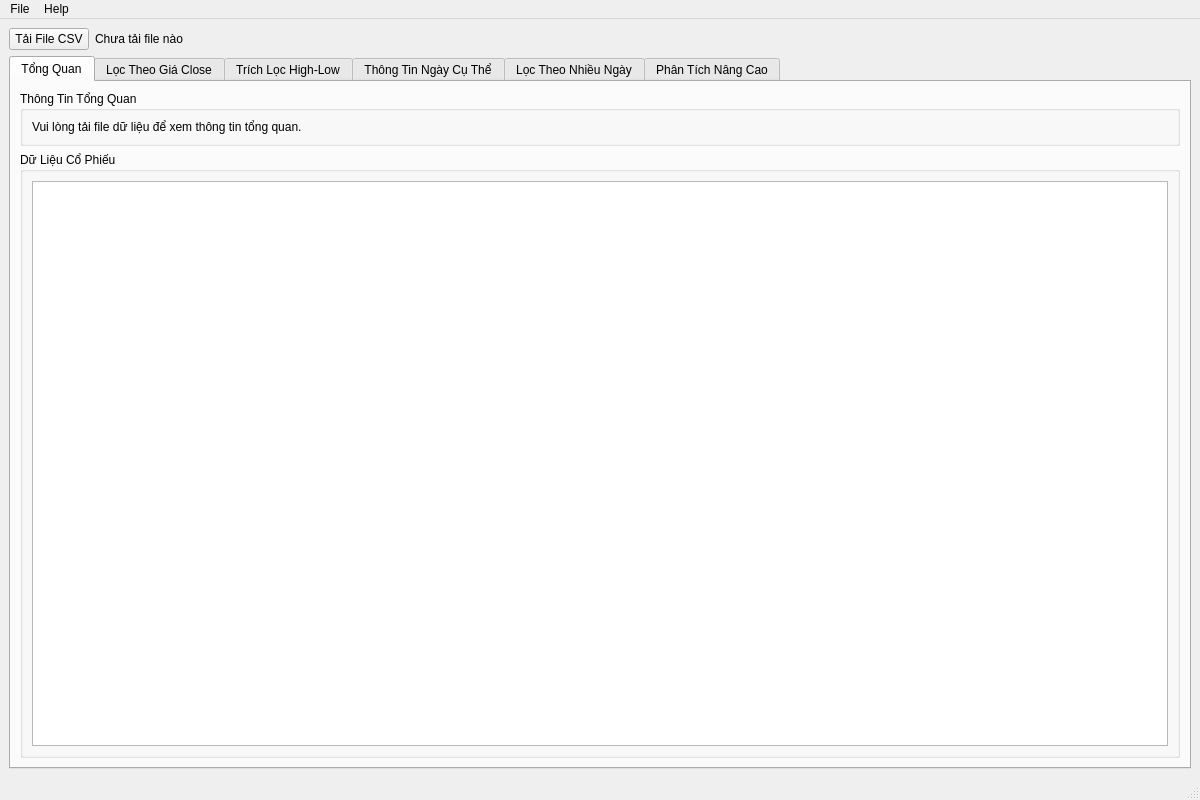
<?xml version="1.0" encoding="UTF-8"?>
<ui version="4.0">
 <class>MainWindow</class>
 <widget class="QMainWindow" name="MainWindow">
  <property name="geometry">
   <rect>
    <x>0</x>
    <y>0</y>
    <width>1200</width>
    <height>800</height>
   </rect>
  </property>
  <property name="windowTitle">
   <string>Phân Tích Dữ Liệu Cổ Phiếu</string>
  </property>
  <widget class="QWidget" name="centralwidget">
   <layout class="QVBoxLayout" name="verticalLayout">
    <item>
     <layout class="QHBoxLayout" name="horizontalLayout">
      <item>
       <widget class="QPushButton" name="loadButton">
        <property name="text">
         <string>Tải File CSV</string>
        </property>
       </widget>
      </item>
      <item>
       <widget class="QLabel" name="fileLabel">
        <property name="text">
         <string>Chưa tải file nào</string>
        </property>
       </widget>
      </item>
      <item>
       <spacer name="horizontalSpacer">
        <property name="orientation">
         <enum>Qt::Horizontal</enum>
        </property>
        <property name="sizeHint" stdset="0">
         <size>
          <width>40</width>
          <height>20</height>
         </size>
        </property>
       </spacer>
      </item>
     </layout>
    </item>
    <item>
     <widget class="QTabWidget" name="tabWidget">
      <property name="currentIndex">
       <number>0</number>
      </property>
      <widget class="QWidget" name="overviewTab">
       <attribute name="title">
        <string>Tổng Quan</string>
       </attribute>
       <layout class="QVBoxLayout" name="verticalLayout_2">
        <item>
         <widget class="QGroupBox" name="infoGroupBox">
          <property name="title">
           <string>Thông Tin Tổng Quan</string>
          </property>
          <layout class="QVBoxLayout" name="verticalLayout_3">
           <item>
            <widget class="QLabel" name="statsLabel">
             <property name="text">
              <string>Vui lòng tải file dữ liệu để xem thông tin tổng quan.</string>
             </property>
             <property name="alignment">
              <set>Qt::AlignLeading|Qt::AlignLeft|Qt::AlignTop</set>
             </property>
            </widget>
           </item>
          </layout>
         </widget>
        </item>
        <item>
         <widget class="QGroupBox" name="dataGroupBox">
          <property name="title">
           <string>Dữ Liệu Cổ Phiếu</string>
          </property>
          <layout class="QVBoxLayout" name="verticalLayout_4">
           <item>
            <widget class="QTableView" name="tableView"/>
           </item>
          </layout>
         </widget>
        </item>
       </layout>
      </widget>
      <widget class="QWidget" name="filterCloseTab">
       <attribute name="title">
        <string>Lọc Theo Giá Close</string>
       </attribute>
       <layout class="QVBoxLayout" name="verticalLayout_5">
        <item>
         <layout class="QHBoxLayout" name="horizontalLayout_2">
          <item>
           <widget class="QLabel" name="label">
            <property name="text">
             <string>Giá Close từ:</string>
            </property>
           </widget>
          </item>
          <item>
           <widget class="QLineEdit" name="minCloseInput"/>
          </item>
          <item>
           <widget class="QLabel" name="label_2">
            <property name="text">
             <string>đến</string>
            </property>
           </widget>
          </item>
          <item>
           <widget class="QLineEdit" name="maxCloseInput"/>
          </item>
          <item>
           <widget class="QPushButton" name="filterCloseButton">
            <property name="text">
             <string>Lọc Dữ Liệu</string>
            </property>
           </widget>
          </item>
         </layout>
        </item>
        <item>
         <widget class="QGroupBox" name="resultGroupBox">
          <property name="title">
           <string>Kết Quả Lọc</string>
          </property>
          <layout class="QVBoxLayout" name="verticalLayout_6">
           <item>
            <widget class="QTableView" name="filterCloseTable"/>
           </item>
           <item>
            <widget class="QLabel" name="filterCloseStats">
             <property name="text">
              <string>Chưa có dữ liệu</string>
             </property>
            </widget>
           </item>
          </layout>
         </widget>
        </item>
       </layout>
      </widget>
      <widget class="QWidget" name="filterHighLowTab">
       <attribute name="title">
        <string>Trích Lọc High-Low</string>
       </attribute>
       <layout class="QVBoxLayout" name="verticalLayout_7">
        <item>
         <layout class="QHBoxLayout" name="horizontalLayout_3">
          <item>
           <widget class="QLabel" name="label_3">
            <property name="text">
             <string>Giá Low từ:</string>
            </property>
           </widget>
          </item>
          <item>
           <widget class="QLineEdit" name="minLowInput"/>
          </item>
          <item>
           <widget class="QLabel" name="label_4">
            <property name="text">
             <string>đến</string>
            </property>
           </widget>
          </item>
          <item>
           <widget class="QLineEdit" name="maxLowInput"/>
          </item>
          <item>
           <widget class="QPushButton" name="filterLowButton">
            <property name="text">
             <string>Trích Lọc Dữ Liệu</string>
            </property>
           </widget>
          </item>
         </layout>
        </item>
        <item>
         <widget class="QGroupBox" name="resultGroupBox_2">
          <property name="title">
           <string>Kết Quả Trích Lọc</string>
          </property>
          <layout class="QVBoxLayout" name="verticalLayout_8">
           <item>
            <widget class="QTableView" name="filterLowTable"/>
           </item>
           <item>
            <widget class="QLabel" name="filterLowStats">
             <property name="text">
              <string>Chưa có dữ liệu</string>
             </property>
            </widget>
           </item>
          </layout>
         </widget>
        </item>
       </layout>
      </widget>
      <widget class="QWidget" name="specificDateTab">
       <attribute name="title">
        <string>Thông Tin Ngày Cụ Thể</string>
       </attribute>
       <layout class="QVBoxLayout" name="verticalLayout_9">
        <item>
         <layout class="QHBoxLayout" name="horizontalLayout_4">
          <item>
           <widget class="QLabel" name="label_5">
            <property name="text">
             <string>Ngày giao dịch (YYYY-MM-DD):</string>
            </property>
           </widget>
          </item>
          <item>
           <widget class="QLineEdit" name="dateInput"/>
          </item>
          <item>
           <widget class="QPushButton" name="searchDateButton">
            <property name="text">
             <string>Tìm Kiếm</string>
            </property>
           </widget>
          </item>
         </layout>
        </item>
        <item>
         <widget class="QGroupBox" name="resultGroupBox_3">
          <property name="title">
           <string>Thông Tin Giao Dịch</string>
          </property>
          <layout class="QVBoxLayout" name="verticalLayout_10">
           <item>
            <widget class="QTableView" name="dateInfoTable"/>
           </item>
          </layout>
         </widget>
        </item>
       </layout>
      </widget>
      <widget class="QWidget" name="multiDateTab">
       <attribute name="title">
        <string>Lọc Theo Nhiều Ngày</string>
       </attribute>
       <layout class="QVBoxLayout" name="verticalLayout_11">
        <item>
         <layout class="QVBoxLayout" name="verticalLayout_12">
          <item>
           <widget class="QLabel" name="label_6">
            <property name="text">
             <string>Nhập danh sách các ngày (YYYY-MM-DD), cách nhau bằng dấu phẩy:</string>
            </property>
           </widget>
          </item>
          <item>
           <widget class="QLineEdit" name="datesInput"/>
          </item>
          <item>
           <widget class="QPushButton" name="searchDatesButton">
            <property name="text">
             <string>Tìm Kiếm</string>
            </property>
           </widget>
          </item>
         </layout>
        </item>
        <item>
         <widget class="QGroupBox" name="resultGroupBox_4">
          <property name="title">
           <string>Kết Quả Tìm Kiếm</string>
          </property>
          <layout class="QVBoxLayout" name="verticalLayout_13">
           <item>
            <widget class="QTableView" name="multiDateTable"/>
           </item>
           <item>
            <widget class="QLabel" name="multiDateStats">
             <property name="text">
              <string>Chưa có dữ liệu</string>
             </property>
            </widget>
           </item>
          </layout>
         </widget>
        </item>
       </layout>
      </widget>
      <widget class="QWidget" name="advancedTab">
       <attribute name="title">
        <string>Phân Tích Nâng Cao</string>
       </attribute>
       <layout class="QVBoxLayout" name="verticalLayout_14">
        <item>
         <layout class="QHBoxLayout" name="horizontalLayout_5">
          <item>
           <widget class="QLabel" name="label_7">
            <property name="text">
             <string>Loại biểu đồ:</string>
            </property>
           </widget>
          </item>
          <item>
           <widget class="QComboBox" name="chartTypeCombo">
            <item>
             <property name="text">
              <string>Line Chart</string>
             </property>
            </item>
            <item>
             <property name="text">
              <string>Candlestick Chart</string>
             </property>
            </item>
            <item>
             <property name="text">
              <string>Volume Chart</string>
             </property>
            </item>
            <item>
             <property name="text">
              <string>Moving Average</string>
             </property>
            </item>
           </widget>
          </item>
          <item>
           <widget class="QPushButton" name="generateChartButton">
            <property name="text">
             <string>Tạo Biểu Đồ</string>
            </property>
           </widget>
          </item>
         </layout>
        </item>
        <item>
         <widget class="QGroupBox" name="chartGroupBox">
          <property name="title">
           <string>Biểu Đồ</string>
          </property>
          <layout class="QVBoxLayout" name="chartLayout"/>
         </widget>
        </item>
       </layout>
      </widget>
     </widget>
    </item>
   </layout>
  </widget>
  <widget class="QMenuBar" name="menubar">
   <property name="geometry">
    <rect>
     <x>0</x>
     <y>0</y>
     <width>1200</width>
     <height>22</height>
    </rect>
   </property>
   <widget class="QMenu" name="menuFile">
    <property name="title">
     <string>File</string>
    </property>
    <addaction name="actionOpen"/>
    <addaction name="actionSave_Results"/>
    <addaction name="actionExit"/>
   </widget>
   <widget class="QMenu" name="menuHelp">
    <property name="title">
     <string>Help</string>
    </property>
    <addaction name="actionAbout"/>
   </widget>
   <addaction name="menuFile"/>
   <addaction name="menuHelp"/>
  </widget>
  <widget class="QStatusBar" name="statusbar"/>
  <action name="actionOpen">
   <property name="text">
    <string>Open CSV...</string>
   </property>
  </action>
  <action name="actionSave_Results">
   <property name="text">
    <string>Save Results...</string>
   </property>
  </action>
  <action name="actionExit">
   <property name="text">
    <string>Exit</string>
   </property>
  </action>
  <action name="actionAbout">
   <property name="text">
    <string>About</string>
   </property>
  </action>
 </widget>
 <resources/>
 <connections/>
</ui>
